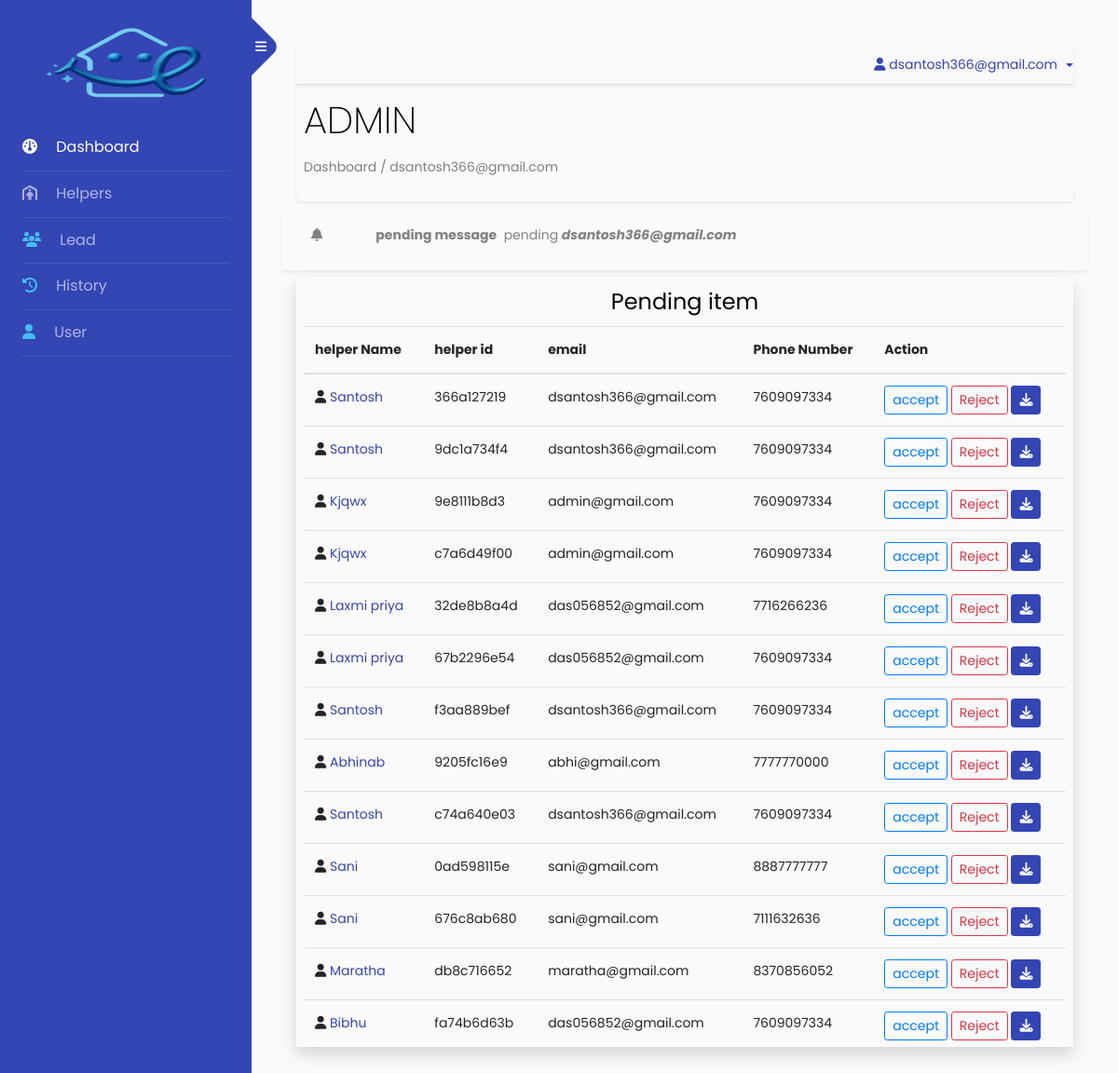
The page /super/dashboard (signed in) on the database as committed earlier.
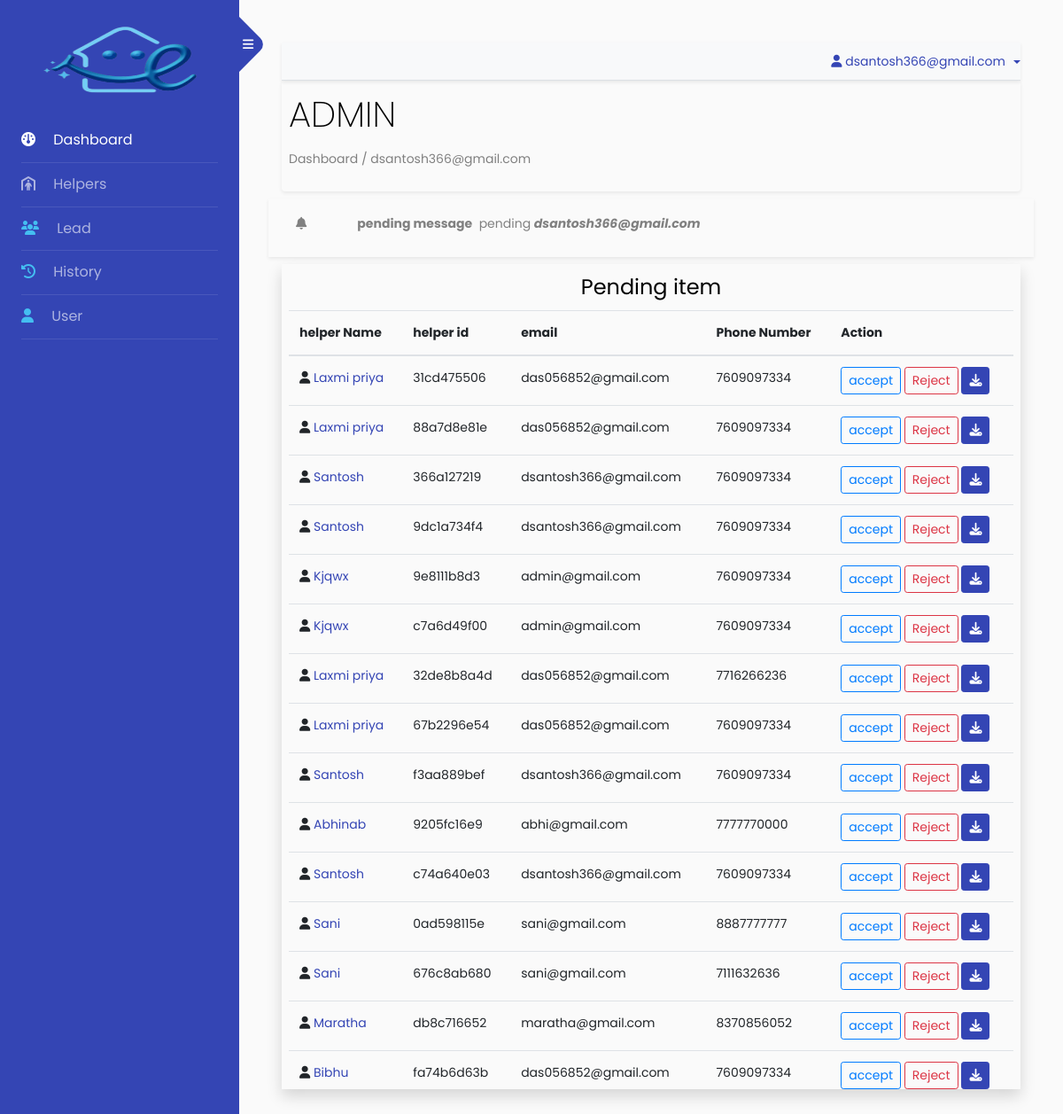
The same page on the database as committed later.
### app/models.py (models this page shows, shortened)
class LeadStatusNotificationModel(models.Model):
    lead = models.CharField(max_length=100)
    employee = models.ForeignKey(User,on_delete=models.SET_NULL,null=True)
    status = models.CharField(max_length=50,choices=LEAD_CONTACT_STATUS,default='pending')
    msg = models.CharField(max_length=400)
    create_date = models.DateTimeField(auto_now_add=True)
    update_date = models.DateTimeField(null=True,blank=True)

class HelperModel(models.Model):
    helper_id = models.CharField(max_length=20,null=True,blank=True,unique=True)
    helper_status = models.CharField(max_length=50,choices=CONTACT_STATUS,default='pending')
    first_name = models.CharField(max_length=100,null=False,blank=False)
    middle_name = models.CharField(max_length=100,null=True,blank=True)
    last_name = models.CharField(max_length=100,null=False,blank=False)
    primary_phone = models.IntegerField(null=False,blank=False)
    secondary_phone = models.IntegerField(null=True,blank=True)
    email_id = models.CharField(max_length=100,null=True,blank=True,default='Name@ezyhelpers.com')
    dob = models.DateField()
    street = models.CharField(max_length=100,null=False,blank=False)
    city = models.CharField(max_length=100,null=False,blank=False)
    zipcode = models.IntegerField(null=False,blank=False)
    state = models.CharField(max_length=100,choices=STATE,null=False,blank=False)
    country = models.CharField(max_length=100,choices=COUNTRY,null=False,blank=False)
    additional_comment = models.TextField(blank=True,null=True)
    work_experience = models.CharField(max_length=30,choices=EXPERIENCE)
    availability_status_week = models.CharField(max_length=400)
    availability_status = models.CharField(max_length=60,choices=AVAILABILITY_STATUS)
    locality = models.CharField(max_length=30,choices=LOCALITY)
    near_by = models.BooleanField(default=False)
    admin_user = models.ForeignKey(User,on_delete=models.CASCADE,null=True,blank=True)
    create_date = models.DateField(auto_now_add=True)
    update_date = models.DateField(null=True,blank=True)
    id_pdf = models.FileField(upload_to='pdfs/', validators=[validate_pdf],null=True,blank=True)
    id_type = models.CharField(max_length=100,blank=True,null=True,choices=ID_TYPE)
    call_status = models.CharField(max_length=100,choices=CALL_STATUS,default=None,null=True)
    phone_valid = models.BooleanField(default=False)

### backnd/views_super.py (the view)
# urls.py: path('super/dashboard',SuperUserDashBoard,name='super_user_dashboard'),
@login_required
def SuperUserDashBoard(request):
    if not request.user.is_superuser:
        return HttpResponse("<h1>Not a valid user to access this page.!</h1>")
    else:
        current_datetime = timezone.now()
        threshold_datetime = current_datetime - timezone.timedelta(hours=24)
        notify = LeadStatusNotificationModel.objects.filter(create_date__lt = threshold_datetime)
        helper_not_valid_list = HelperModel.objects.filter(phone_valid = True).order_by('-id')
        data = {
            'notify': notify,
            'helper_not_valid_list': helper_not_valid_list
        }
        return render(request,"super/dashboard.html",data)

### templates/super/dashboard.html (shortened to what this page needs)
{% extends "index.html" %}
{% load static %}
{% block body %}
<section class="super_user_dash shadow-sm rounded p-2">
  <div class='dash-box'>
    <h1> ADMIN </h1>
    <p>Dashboard / {{request.user}}</p>
  </div>
</section>
<section id='super_user_dashboard'>
  <section class='admin_dash'>
    {% for i in notify %}
    <div class="row shadow-sm my-2 p-3">
      <div class="col-1"><i class="fa-solid fa-bell"></i></div>
      <div class="col-11">
        <label><b>{{i.msg}}</b></label>
        <label>{{i.status}}</label>
        <label><i><b>{{i.employee.username}}</b></i></label>
      </div>
    </div>
    {% endfor %}
  </section>
  <section class='helper_list_not_valid shadow p-2'>
    <h4 class='text-center'>Pending item</h4>
    <table class="table" id="myTable">
      <thead>
        <tr>
          <th scope="col" onclick="sortTable(0)">helper Name</th>
          <th scope="col" onclick="sortTable(1)">helper id</th>
          <th scope="col" onclick="sortTable(2)">email</th>
          <th scope="col" onclick="sortTable(3)">Phone Number</th>
          <th scope="col">Action</th>
        </tr>
      </thead>
      <tbody>
        {% for i in helper_not_valid_list %}
           <tr>
            <td scope="row" >
              <i class="fa-solid fa-user"></i>
              <a href="{% url 'helper__phone_validate_view' i.id %}" class="table_col">{{i.first_name|capfirst}}</a>
            </td>
            <td class="table_col" >{{i.helper_id}}</td>
            <td class="table_col" >{{i.email_id}}</td>
            <td class="table_col">{{i.primary_phone}}</td>
            <td>
              <a href="{% url 'helper__phone_validate_accept' i.id %}" class="btn btn-sm btn-outline-primary">
                accept
              </a>
              <button class="btn btn-sm btn-outline-danger" data-toggle="modal" data-target="#ampleModal{{forloop.counter}}">
                Reject
              </button>
              <a href="{% url 'helper_pdf' i.id %}" class="btn btn-sm btn-primary" download><i
                  class="fa-solid fa-download"></i></a>
            </td>
          </tr>
        {% endfor %}
      </tbody>
    </table>
  </section>
</section>
{% endblock body %}

### templates/index.html (shortened to what this page needs)
<!doctype html>
<html lang="en">
<head>
	{% load static %}
	<link rel="stylesheet" href="https://stackpath.bootstrapcdn.com/font-awesome/4.7.0/css/font-awesome.min.css">
	<link rel="stylesheet" href="{% static 'css/style.css' %}">
	<link rel="stylesheet" href="https://cdnjs.cloudflare.com/ajax/libs/font-awesome/6.4.0/css/all.min.css">
	<link rel="stylesheet" href="{% static 'style.css' %}">
</head>
<body>
	<div class="wrapper d-flex align-items-stretch">
		<nav id="sidebar">
			<div class="custom-menu">
				<button type="button" id="sidebarCollapse" class="btn btn-primary">
					<i class="fa fa-bars"></i>
				</button>
			</div>
			<div class="p-4">
				<h1>
					<a href="{% url 'home' %}" class="logo">
						<div class="logo">
							<img src="{% static 'images/logo.png' %}" alt="wait">
						</div>
					</a>
				</h1>
				{% with request.resolver_match.url_name as url_name %} {% comment %} for get url name {% endcomment %}
				<ul class="list-unstyled components mb-5">
					<li class="{% if url_name == 'super_user_dashboard' or url_name == 'employee_dashboard' %}active{% endif %}">
						<a href="{% url 'home' %}"><i class="fa-solid fa-gauge mr-3"></i> Dashboard</a>
					</li>
					<li
						class="{% if url_name == 'helper_list' or url_name == 'helper_add' or url_name == 'excel_file_helper_upload' or url_name == 'helper_view'  %}active{% endif %}">
						<a href="{% url 'helper_list' %}"><i class="fa-solid fa-person-shelter mr-3"></i> Helpers</a>
					</li>
					<li
						class="{% if url_name == 'lead_list' or url_name == 'lead_add' or url_name == 'lead_edit'  %}active{% endif %}">
						<a href="{% url 'lead_list' %}"><span class="fa-solid fa-users mr-3"></span> Lead</a>
					</li>
					<li
						class="{% if url_name == 'history' %}active{% endif %}">
						<a href="{% url 'history' %}"><span class="fa-solid fa-clock-rotate-left mr-3"></span> History</a>
					</li>
					{% if request.user.is_superuser %}
					<li
						class="{% if url_name == 'superuser_user_create' or url_name == 'superuser_user_list' or url_name == 'superuser_user_update' %}active{% endif %}">
						<a href="{% url 'superuser_user_list' %}"><span class="fa fa-user mr-3"></span> User</a>
					</li>
					{% endif %}
				</ul>
				{% endwith %}
		</nav>
		<div id="content" class="p-4 p-md-5 pt-5">
			<nav class="shadow-sm navbar-light bg-light">
				<ul class="nav nav-tabs justify-content-end">
					<li class="nav-item dropdown">
						<a class="nav-link dropdown-toggle" data-toggle="dropdown" href="#" role="button"
							aria-haspopup="true" aria-expanded="false">
							<i class="fa-solid fa-user"></i> {{request.user}}
						</a>
					</li>
				</ul>
			</nav>
			{% block body %}
			{% endblock body %}
		</div>
	</div>
</body>
</html>

### static/style.css (style rules this page uses)
.super_user_dash .dash-box h1 { text-align: left; font-weight: 200; }
#super_user_dashboard .helper_list_not_valid { height: 50vh; overflow-y: scroll; }

Rows that differ between the two databases and show on the page:
added HelperModel: first_name "Laxmi priya", helper_id "31cd475506", email_id "das056852@gmail.com", primary_phone "7609097334"
added HelperModel: first_name "Laxmi priya", helper_id "88a7d8e81e", email_id "das056852@gmail.com", primary_phone "7609097334"
